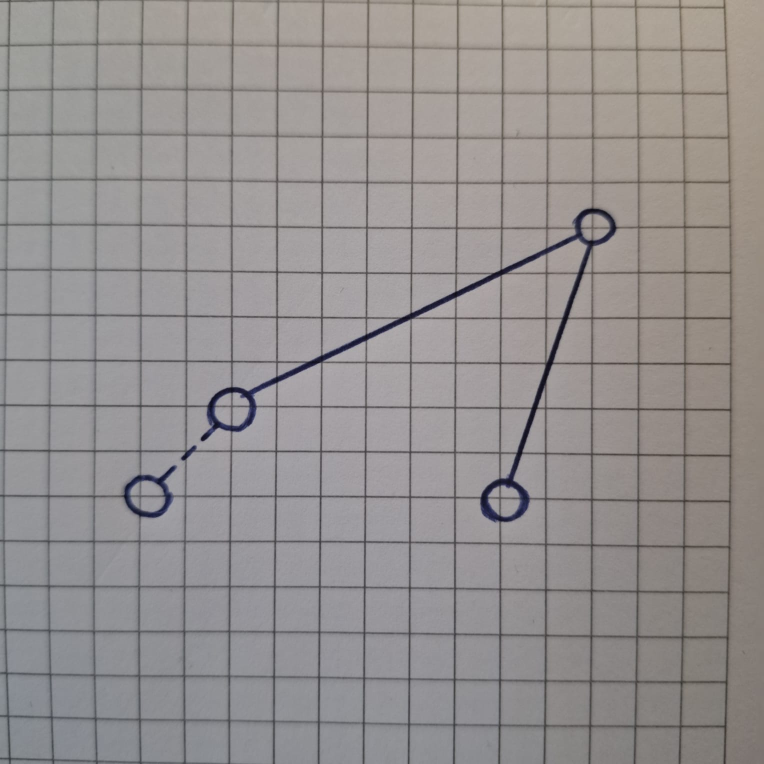
#> input picture photo_image.jpeg, 1528 x 1528 px, found by its file name (shown at 1/2 size)
$ python open_CV_test.py
#> lines starting #> are read from the running program, lines starting #| are printed output that depends on the picture; after the words box and inside, x2 and y2 are one past the last pixel; in counts of white or black regions, pixels touching at a corner belong together
import cv2
import numpy as np

def show_image(img, title: str = "Image"):
    # Resize for display
    scale_percent = 50  # Resize to 50% of the original size
    width = int(img.shape[1] * scale_percent / 100)
    height = int(img.shape[0] * scale_percent / 100)
    resized_img = cv2.resize(img, (width, height), interpolation=cv2.INTER_AREA)

    while True:
        cv2.imshow(title, resized_img)
        if cv2.waitKey(1) == 27 or cv2.getWindowProperty(title, cv2.WND_PROP_VISIBLE) < 1:
            cv2.destroyAllWindows()
            break

def skeletonize(img):
    """ Morphological Skeletonization using OpenCV """
    skeleton = np.zeros(img.shape, np.uint8)  # Empty image for output
    kernel = np.ones((3,3), np.uint8)  # Structuring element
    temp = np.copy(img)

    while True:
        eroded = cv2.erode(temp, kernel)
        temp_opened = cv2.dilate(eroded, kernel)
        temp_skeleton = cv2.subtract(temp, temp_opened)
        skeleton = cv2.bitwise_or(skeleton, temp_skeleton)
        temp = eroded.copy()
        if cv2.countNonZero(temp) == 0:
            break

    return skeleton

# Load the image
img = cv2.imread("photo_image.jpeg")
#> img is the input picture: shape (1528, 1528, 3); mean B, G, R 143.6, 144.1, 148.3

# Convert to grayscale
gray = cv2.cvtColor(img, cv2.COLOR_BGR2GRAY)

# Apply GaussianBlur
#gray = cv2.GaussianBlur(gray, (9, 9), 120)
gray = cv2.medianBlur(gray, 15)
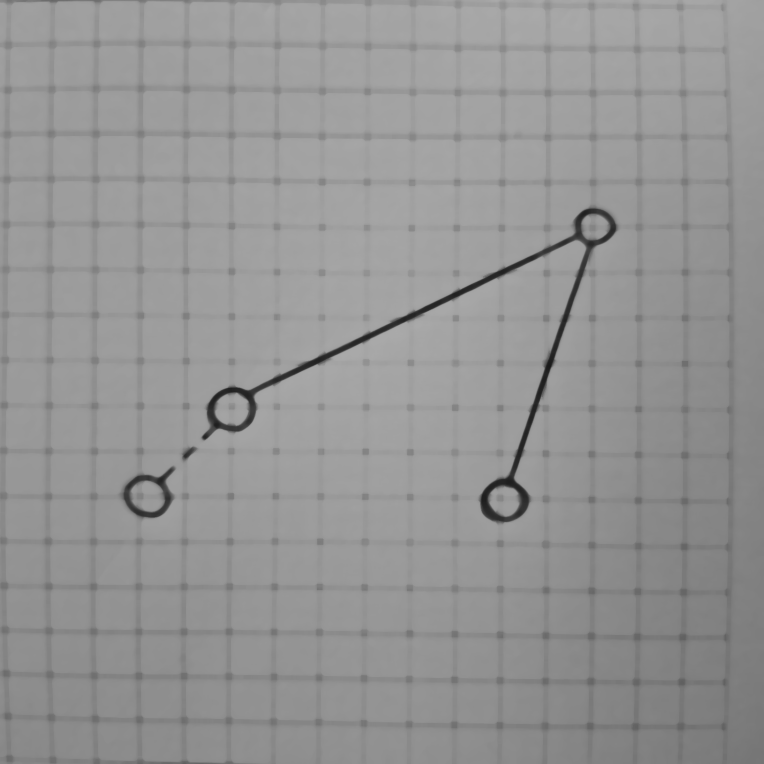
#> gray: shape (1528, 1528) (shown at 1/2 size); min 26, max 170, mean 148.4
show_image(gray, "gray")
#> (key Esc is pressed here)

#binary = cv2.adaptiveThreshold(gray, 255, cv2.ADAPTIVE_THRESH_GAUSSIAN_C, cv2.THRESH_BINARY_INV, 11, 2)
_, binary = cv2.threshold(gray, 80, 255, cv2.THRESH_BINARY_INV)
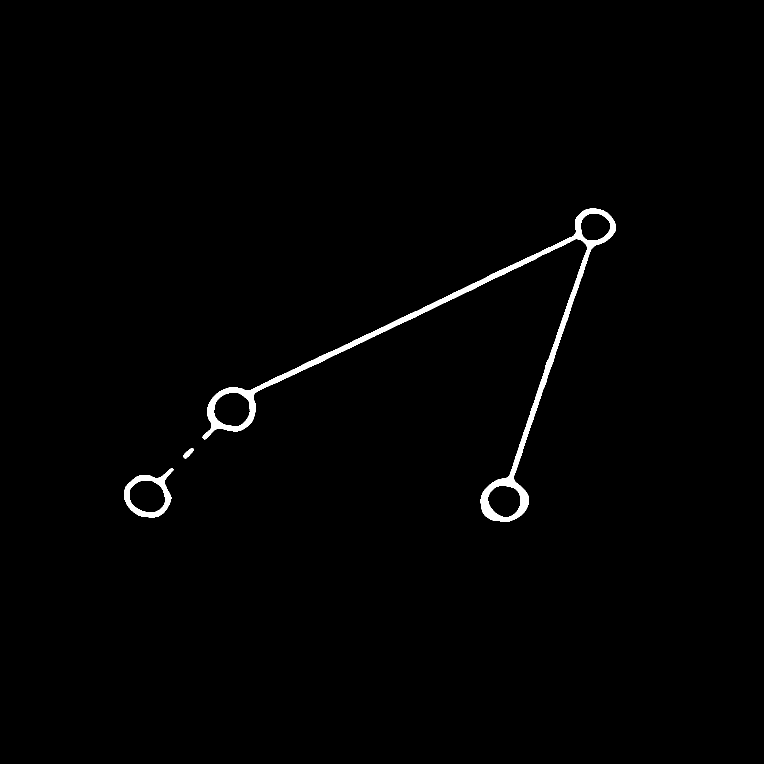
#> binary: shape (1528, 1528) (shown at 1/2 size); 1% white; 3 white regions, box (x1, y1, x2, y2) and area: (405, 417, 1232, 1044) 20867, (248, 936, 347, 1035) 2857, (367, 896, 388, 917) 215
show_image(binary, "threshold1")
#> call 2 of show_image, with title = 'threshold1'
#> in show_image (call 2), `resized_img = cv2.resize(img, (width, height), interpolation=cv2.INTER..`:
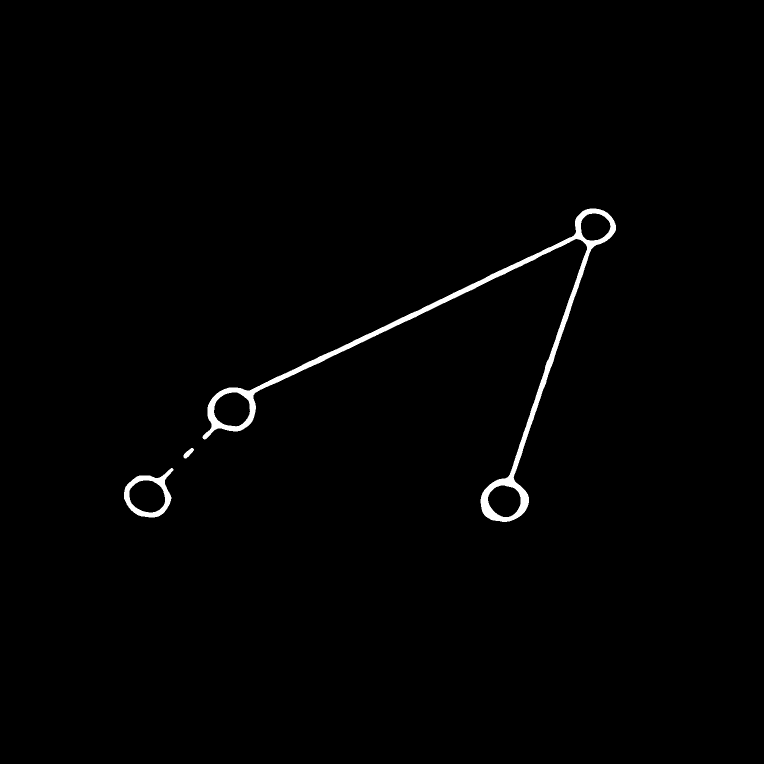
#> resized_img: shape (764, 764); min 0, max 255, mean 2.6
#> (key Enter is pressed here)

kernel = np.ones((5, 5), np.uint8)
binary = cv2.dilate(binary, kernel)
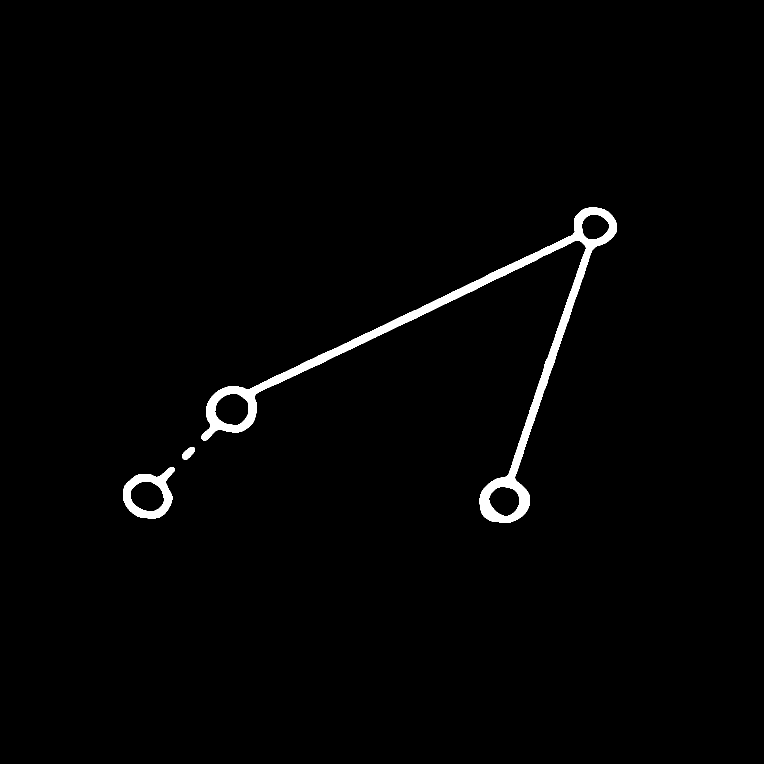
#> binary: shape (1528, 1528) (shown at 1/2 size); 1.5% white; 3 white regions, box (x1, y1, x2, y2) and area: (403, 415, 1234, 1046) 30858, (246, 934, 349, 1037) 4261, (365, 894, 390, 919) 399
show_image(binary, "dilate")

kernel = np.ones((3, 3), np.uint8)
binary = cv2.morphologyEx(binary, cv2.MORPH_CLOSE, kernel, iterations=5)
#> binary: shape (1528, 1528); 1.5% white; 3 white regions, box (x1, y1, x2, y2) and area: (403, 415, 1234, 1046) 31005, (246, 934, 349, 1037) 4317, (365, 894, 390, 919) 399
show_image(binary, "close")

binary = skeletonize(binary)
#> the loop in skeletonize, `while True:` made 11 passes
#> pass 1, in skeletonize, `eroded = cv2.erode(temp, kernel)`:
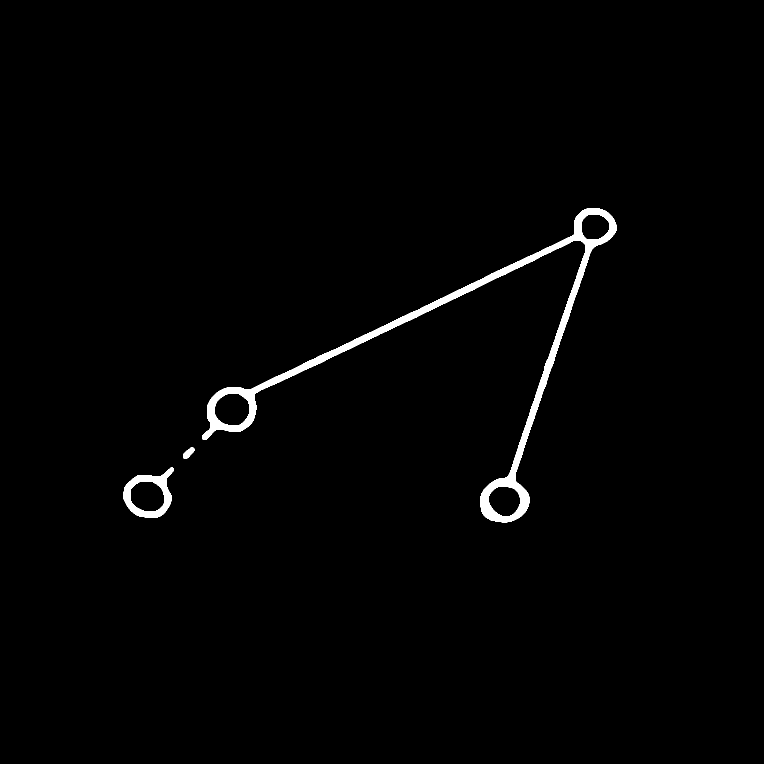
#> eroded: shape (1528, 1528) (shown at 1/2 size); 1.3% white; 3 white regions, box (x1, y1, x2, y2) and area: (404, 416, 1233, 1045) 26073, (247, 935, 348, 1036) 3631, (366, 895, 389, 918) 303
#> after the loop in skeletonize, `while True:`:
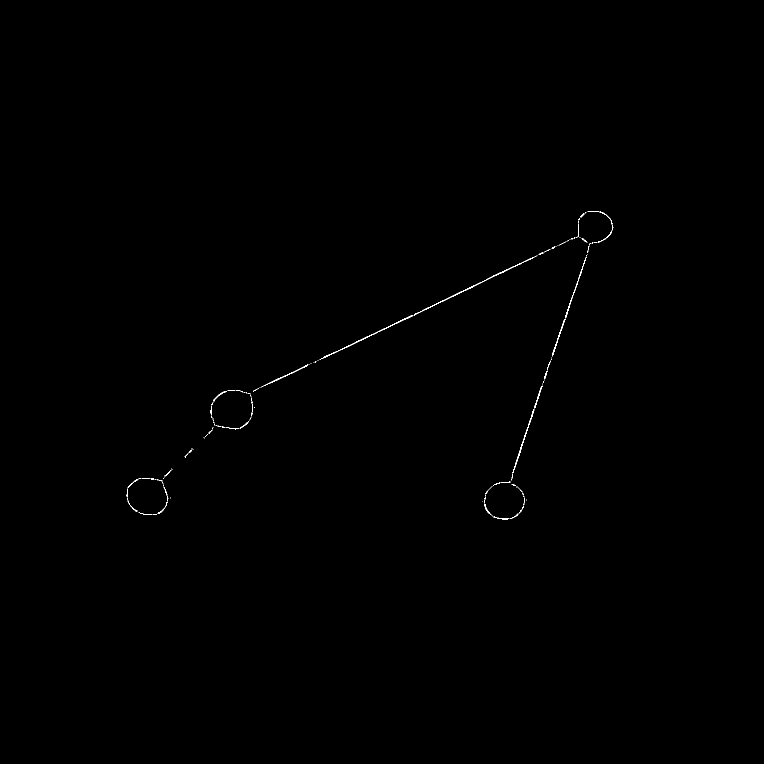
#> skeleton: shape (1528, 1528) (shown at 1/2 size); 0.16% white in thin lines or dots, all inside (x1, y1, x2, y2) = (253, 422, 1227, 1040)
show_image(binary, "skeletonize")

# Detect circles
circles = cv2.HoughCircles(
    gray,
    cv2.HOUGH_GRADIENT, dp=0.8, minDist=30,
    param1=50, param2=30, minRadius=5, maxRadius=40
)
#> circles = [[303.5, 997.5, 37.2], [463.5, 819.5, 33], [1010.5, 1006.5, 37.1], [1196.5, 452.5, 35]]

# Draw detected circles
if circles is not None:
    circles = np.uint16(np.around(circles))
#> circles = [[304, 998, 37], [464, 820, 33], [1010, 1006, 37], [1196, 452, 35]]
    for circle in circles[0, :]:
        x, y, r = circle
        cv2.circle(img, (x, y), r, (255, 0, 255), 3)
        cv2.circle(img, (x, y), 2, (255, 255, 255), 3)
#> this loop made 4 passes

    print(f"Circles: {circles}")
#| Circles: [[[ 304  998   37]
#|   [ 464  820   33]
#|   [1010 1006   37]
#|   [1196  452   35]]]

# Assuming 'edges' is your edge-detected image
lines = cv2.HoughLinesP(binary, 1, np.pi / 180, threshold=10, minLineLength=60, maxLineGap=15)
#> lines = 14 rows, first 6: [683, 699, 1025, 533], [1029, 932, 1173, 511], [584, 746, 823, 630], [794, 646, 1105, 495], [531, 770, 659, 708], [1025, 945, 1084, 773]

# Create a blank image to draw lines
line_image = np.zeros_like(img)
show_image(line_image, "Black")
#> in show_image (call 6), `resized_img = cv2.resize(img, (width, height), interpolation=cv2.INTER..`: resized_img: shape (764, 764, 3); every value is 0
#> in show_image (call 6), `resized_img = cv2.resize(img, (width, height), interpolation=cv2.INTER..`: img: shape (1528, 1528, 3); every value is 0

# Draw detected lines on the blank image
for line in lines:
    for x1, y1, x2, y2 in line:
        cv2.line(line_image, (x1, y1), (x2, y2), (255, 255, 255), 2)  # Draw in white
#> this loop made 14 passes
#> line on passes 1 to 12: [[683, 699, 1025, 533]], [[1029, 932, 1173, 511]], [[584, 746, 823, 630]], [[794, 646, 1105, 495]], [[531, 770, 659, 708]], [[1025, 945, 1084, 773]], [[905, 593, 970, 561]], [[1049, 871, 1182, 486]], [[1104, 709, 1147, 584]], [[1038, 529, 1156, 472]], [[1019, 964, 1042, 898]], [[496, 786, 571, 750]]
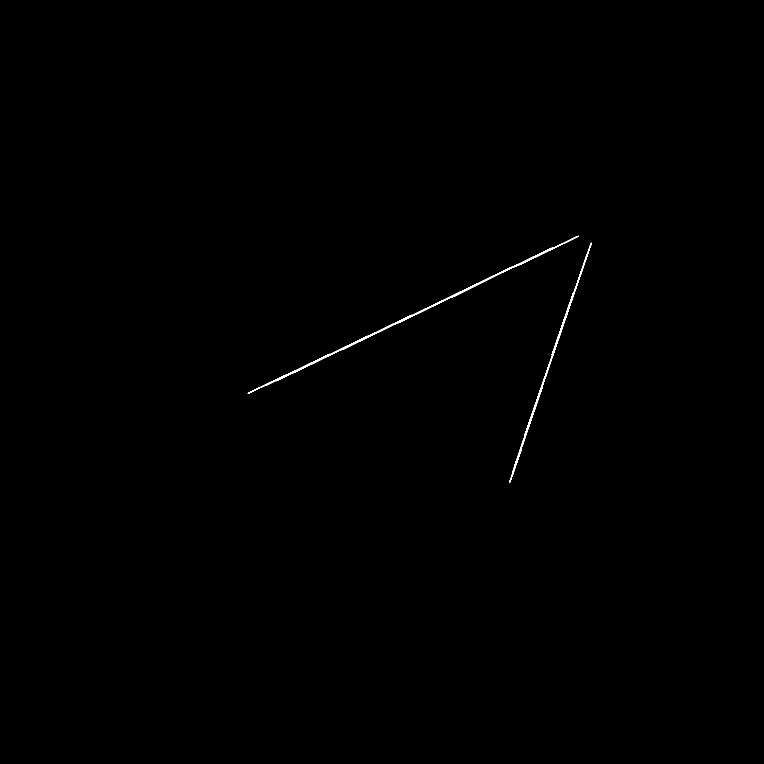
#> line_image: shape (1528, 1528, 3) (shown at 1/2 size); 0.19% white; 2 white regions, box (x1, y1, x2, y2) and area: (495, 471, 1158, 788) 2682, (1018, 485, 1184, 966) 1772
show_image(line_image, "Lines on Black")

# Convert to grayscale and apply thresholding
gray_lines = cv2.cvtColor(line_image, cv2.COLOR_BGR2GRAY)
thresh_lines = cv2.adaptiveThreshold(gray_lines, 255, cv2.ADAPTIVE_THRESH_GAUSSIAN_C, cv2.THRESH_BINARY_INV, 11, 2)

# Find contours of the lines
contours, _ = cv2.findContours(thresh_lines, cv2.RETR_EXTERNAL, cv2.CHAIN_APPROX_SIMPLE)

# Draw contours on the original image
for contour in contours:
    # Get the minimum area rectangle for each contour
    rect = cv2.minAreaRect(contour)
    print(rect)
    box = cv2.boxPoints(rect)  # Get the four corners of the rectangle
    box = np.int32(box)  # Convert to integer points  # Convert to integer points

    # Draw the rotated rectangle on the original image
    img = cv2.drawContours(img, [box], 0, (0, 0, 255), 2)  # Draw in red
# Show the final image with rotated rectangles
show_image(img)
